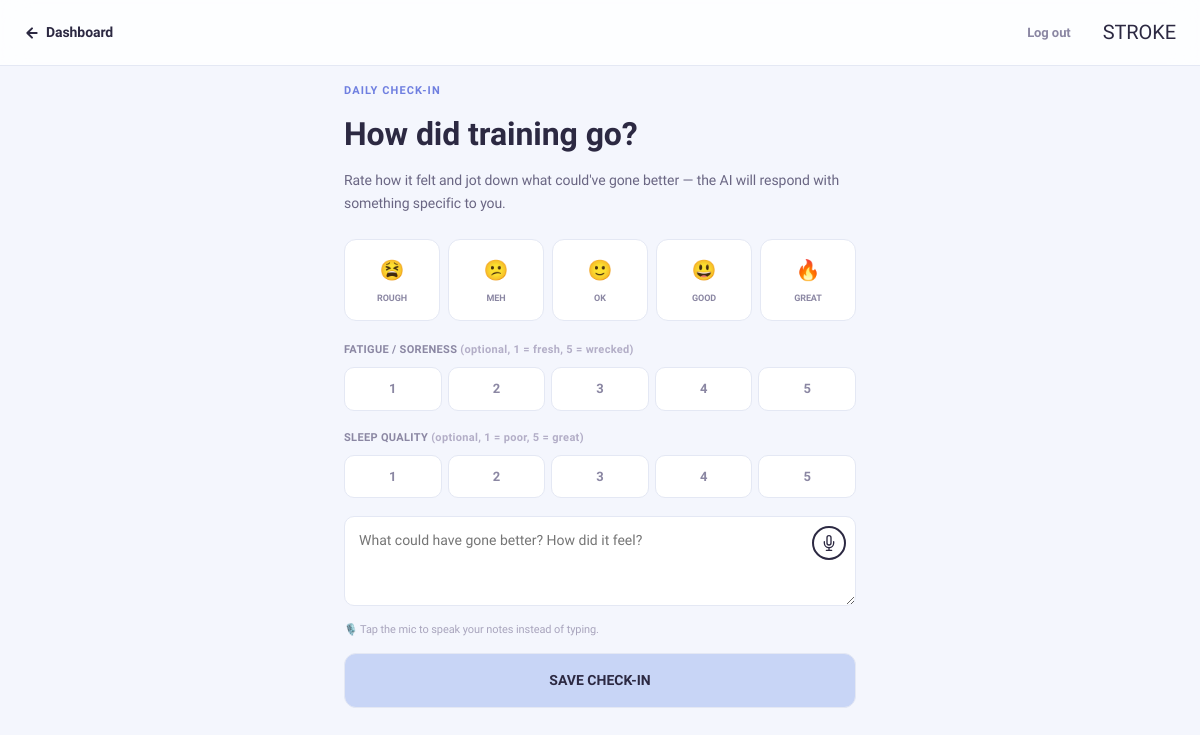
Page /solo/checkin (signed in) on the earlier database version.
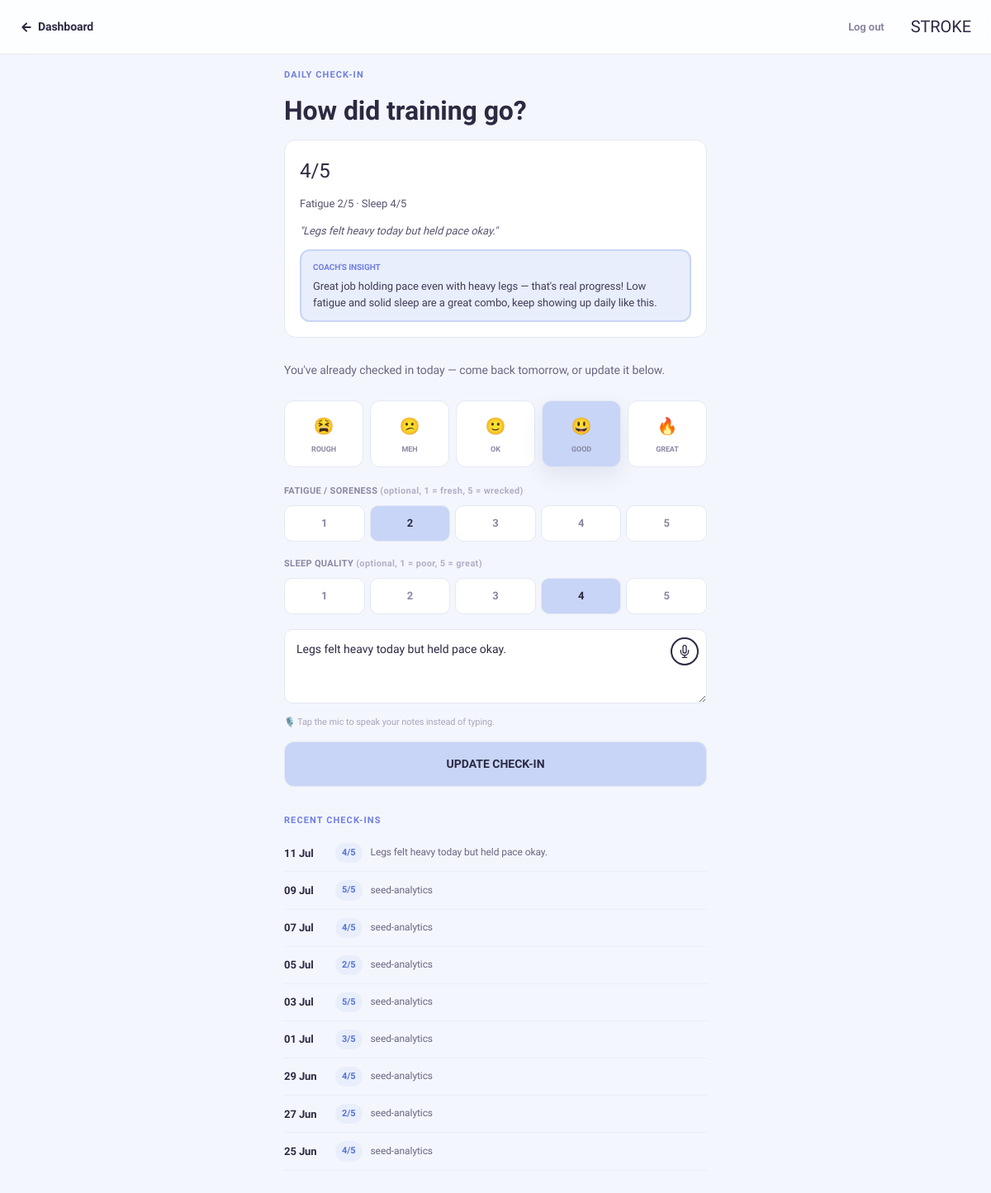
Same page on the later database version.
### models.py (models this page shows)
class CheckIn(db.Model):
    __tablename__ = 'check_in'
    id = db.Column(db.Integer, primary_key=True)
    user_id = db.Column(db.Integer, db.ForeignKey('user.id'), nullable=False)
    checkin_date = db.Column(db.Date, nullable=False)
    feeling_rating = db.Column(db.Integer)  # 1-5
    fatigue_rating = db.Column(db.Integer)  # 1-5, soreness/fatigue
    sleep_quality = db.Column(db.Integer)   # 1-5, self-rated proxy for hours
    notes = db.Column(db.Text)
    ai_insight = db.Column(db.Text)
    created_at = db.Column(db.DateTime, default=datetime.utcnow)

### routes_solo.py (the view, shortened to what this page needs)
@solo.route('/checkin', methods=['GET', 'POST'])
@login_required
@solo_required
def checkin():
    from app import db
    from models import AthleteProfile, CheckIn
    profile = db.session.query(AthleteProfile).filter_by(user_id=current_user.id).first()
    today = datetime.utcnow().date()
    todays_checkin = (
        db.session.query(CheckIn)
        .filter_by(user_id=current_user.id, checkin_date=today)
        .first()
    )
    history = (
        db.session.query(CheckIn)
        .filter_by(user_id=current_user.id)
        .order_by(CheckIn.checkin_date.desc())
        .limit(14)
        .all()
    )
    return render_template(
        'solo_checkin.html',
        profile=profile,
        todays_checkin=todays_checkin,
        history=history,
    )

### auth_utils.py (called while the page is built)
def solo_required(f):
    @wraps(f)
    def wrapper(*args, **kwargs):
        if not current_user.is_authenticated or (not current_user.is_solo and not current_user.is_admin):
            abort(403)
        return f(*args, **kwargs)
    return wrapper

### models.py (called while the page is built)
    @property
    def is_solo(self):
        return self.plan in ('solo', 'solo_pro')

### templates/solo_checkin.html (shortened to what this page needs)
<!DOCTYPE html>
<html lang="en">
<head>
<link rel="stylesheet" href="{{ url_for('static', filename='css/main.css') }}">
</head>
<body>
<nav class="ci-nav">
  <a href="/dashboard" class="ci-nav-back">
    <svg width="16" height="16" viewBox="0 0 24 24" fill="none" stroke="currentColor" stroke-width="3" stroke-linecap="round" stroke-linejoin="round"><path d="M19 12H5M12 5l-7 7 7 7"/></svg>
    Dashboard
  </a>
  <a href="/logout" class="ci-nav-logout">Log out</a>
  <a href="/" class="ci-nav-logo">STROKE</a>
</nav>
<div class="ci-wrap">
  <p class="ci-eyebrow">Daily check-in</p>
  <h1 class="ci-h1">How did training go?</h1>
  {% if todays_checkin %}
    <div class="ci-today-card">
      <div class="ci-today-rating">{{ todays_checkin.feeling_rating }}/5</div>
      {% if todays_checkin.fatigue_rating or todays_checkin.sleep_quality %}
      <p class="ci-today-notes" style="font-style:normal">
        {% if todays_checkin.fatigue_rating %}Fatigue {{ todays_checkin.fatigue_rating }}/5{% endif %}
        {% if todays_checkin.fatigue_rating and todays_checkin.sleep_quality %} · {% endif %}
        {% if todays_checkin.sleep_quality %}Sleep {{ todays_checkin.sleep_quality }}/5{% endif %}
      </p>
      {% endif %}
      {% if todays_checkin.notes %}<p class="ci-today-notes">"{{ todays_checkin.notes }}"</p>{% endif %}
      {% if todays_checkin.ai_insight %}
      <div class="ci-insight">
        <div class="ci-insight-label">Coach's insight</div>
        {{ todays_checkin.ai_insight }}
      </div>
      {% endif %}
    </div>
    <p class="ci-sub">You've already checked in today — come back tomorrow, or update it below.</p>
  {% else %}
    <p class="ci-sub">Rate how it felt and jot down what could've gone better — the AI will respond with something specific to you.</p>
  {% endif %}
  <form method="POST" action="/solo/checkin" id="checkinForm">
    <div class="ci-scale" id="feelingScale">
      {% for n, emoji, label in [(1,'😫','Rough'), (2,'😕','Meh'), (3,'🙂','OK'), (4,'😃','Good'), (5,'🔥','Great')] %}
      <div class="ci-scale-opt {{ 'selected' if todays_checkin and todays_checkin.feeling_rating == n }}" data-val="{{ n }}">
        <span class="ci-scale-opt-emoji">{{ emoji }}</span>
        <span class="ci-scale-opt-label">{{ label }}</span>
      </div>
      {% endfor %}
    </div>
    <div class="ci-mini">
      <label class="ci-mini-label">Fatigue / soreness <span>(optional, 1 = fresh, 5 = wrecked)</span></label>
      <div class="ci-mini-scale" data-target="fatigueRatingInput">
        {% for n in range(1, 6) %}
        <div class="ci-mini-opt {{ 'selected' if todays_checkin and todays_checkin.fatigue_rating == n }}" data-val="{{ n }}">{{ n }}</div>
        {% endfor %}
      </div>
    </div>
    <div class="ci-mini">
      <label class="ci-mini-label">Sleep quality <span>(optional, 1 = poor, 5 = great)</span></label>
      <div class="ci-mini-scale" data-target="sleepQualityInput">
        {% for n in range(1, 6) %}
        <div class="ci-mini-opt {{ 'selected' if todays_checkin and todays_checkin.sleep_quality == n }}" data-val="{{ n }}">{{ n }}</div>
        {% endfor %}
      </div>
    </div>
    <div class="ci-field">
      <textarea name="notes" id="notesField" placeholder="What could have gone better? How did it feel?">{{ todays_checkin.notes if todays_checkin else '' }}</textarea>
      <button type="button" class="voice-btn" data-voice-target="notesField" title="Dictate with your voice" aria-label="Voice input">
      </button>
    </div>
    <p class="voice-hint">🎙️ Tap the mic to speak your notes instead of typing.</p>
    <button type="submit" class="ci-btn" id="checkinSubmit">{{ 'Update check-in' if todays_checkin else 'Save check-in' }}</button>
  </form>
  {% if history %}
  <div class="ci-eyebrow" style="margin-top:32px">Recent check-ins</div>
  {% for c in history %}
  <div class="ci-history-row">
    <span class="ci-history-date">{{ c.checkin_date.strftime('%d %b') }}</span>
    <span class="ci-history-rating">{{ c.feeling_rating }}/5</span>
    <span class="ci-history-notes">{{ c.notes or '—' }}</span>
  </div>
  {% endfor %}
  {% endif %}
</div>
</body>
</html>

Differences in the rows shown:
added CheckIn: feeling_rating "4", fatigue_rating "2", sleep_quality "4", notes "Legs felt heavy today but held pace okay.", ai_insight "Great job holding pace even with heavy legs — that's real progress! Low fatigue and solid sleep are a great combo, keep showing up daily like this.", checkin_date "11 Jul"
added CheckIn: checkin_date "09 Jul", feeling_rating "5", notes "seed-analytics"
added CheckIn: checkin_date "07 Jul", feeling_rating "4", notes "seed-analytics"
added CheckIn: checkin_date "05 Jul", feeling_rating "2", notes "seed-analytics"
added CheckIn: checkin_date "03 Jul", feeling_rating "5", notes "seed-analytics"
added CheckIn: checkin_date "01 Jul", feeling_rating "3", notes "seed-analytics"
added CheckIn: checkin_date "29 Jun", feeling_rating "4", notes "seed-analytics"
added CheckIn: checkin_date "27 Jun", feeling_rating "2", notes "seed-analytics"
added CheckIn: checkin_date "25 Jun", feeling_rating "4", notes "seed-analytics"
Other differences:
{{ 'Update check-in' if todays_checkin else 'Save check-in' }}: "SAVE CHECK-IN" → "UPDATE CHECK-IN"
text no longer shown: "Rate how it felt and jot down what could've gone better — the AI will respond with something specific to you."
text now shown: "/5 Fatigue /5 · Sleep /5 \" \" COACH'S INSIGHT You've already checked in today — come back tomorrow, or update it below. RECENT CHECK-INS"
